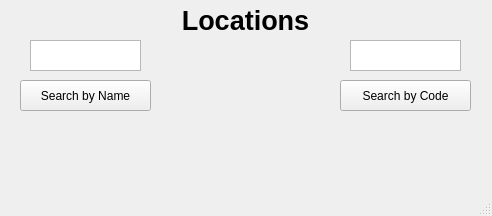
<?xml version="1.0" encoding="UTF-8"?>
<ui version="4.0">
 <class>MainWindow</class>
 <widget class="QMainWindow" name="MainWindow">
  <property name="geometry">
   <rect>
    <x>0</x>
    <y>0</y>
    <width>492</width>
    <height>216</height>
   </rect>
  </property>
  <property name="windowTitle">
   <string>MainWindow</string>
  </property>
  <widget class="QWidget" name="centralwidget">
   <widget class="QTextEdit" name="name_box">
    <property name="geometry">
     <rect>
      <x>30</x>
      <y>40</y>
      <width>111</width>
      <height>31</height>
     </rect>
    </property>
   </widget>
   <widget class="QTextEdit" name="code_box">
    <property name="geometry">
     <rect>
      <x>350</x>
      <y>40</y>
      <width>111</width>
      <height>31</height>
     </rect>
    </property>
   </widget>
   <widget class="QPushButton" name="search_code_button">
    <property name="geometry">
     <rect>
      <x>340</x>
      <y>80</y>
      <width>131</width>
      <height>31</height>
     </rect>
    </property>
    <property name="text">
     <string>Search by Code</string>
    </property>
   </widget>
   <widget class="QLabel" name="universities_label">
    <property name="geometry">
     <rect>
      <x>180</x>
      <y>0</y>
      <width>131</width>
      <height>41</height>
     </rect>
    </property>
    <property name="font">
     <font>
      <family>.AppleSystemUIFont</family>
      <pointsize>20</pointsize>
      <weight>75</weight>
      <italic>false</italic>
      <bold>true</bold>
     </font>
    </property>
    <property name="text">
     <string>Locations</string>
    </property>
    <property name="alignment">
     <set>Qt::AlignCenter</set>
    </property>
   </widget>
   <widget class="QPushButton" name="search_name_button">
    <property name="geometry">
     <rect>
      <x>20</x>
      <y>80</y>
      <width>131</width>
      <height>31</height>
     </rect>
    </property>
    <property name="text">
     <string>Search by Name</string>
    </property>
   </widget>
  </widget>
  <widget class="QMenuBar" name="menubar">
   <property name="geometry">
    <rect>
     <x>0</x>
     <y>0</y>
     <width>492</width>
     <height>24</height>
    </rect>
   </property>
  </widget>
  <widget class="QStatusBar" name="statusbar"/>
 </widget>
 <resources/>
 <connections/>
</ui>
